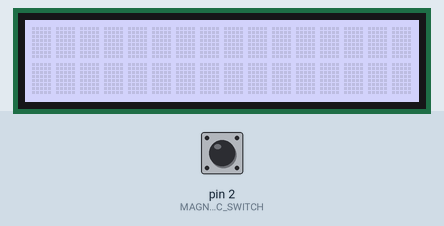
Recording of a sketch running on a simulated Arduino Uno, built with avr-gcc and run on an emulated ATmega328P. On the bench: 16×2 character LCD. Inputs (shaded band) come from the test bench; at power-on: pin 2 (MAGNECTIC_SWITCH) LOW. What the sketch prints to the serial monitor is not drawn.

Above: at 1.2 s.
1.3 s: pin 2 (MAGNECTIC_SWITCH) pulled HIGH for 0.15 s
At 2.5 s:
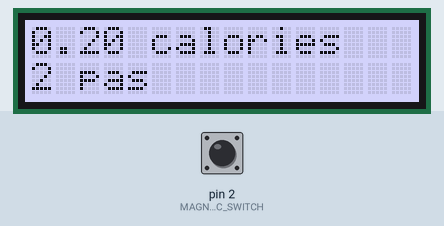
2.9 s: pin 2 (MAGNECTIC_SWITCH) pulled HIGH for 1 s
At 3.7 s:
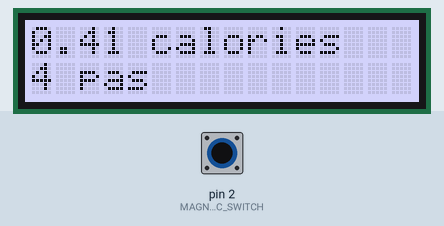
5.4 s: pin 2 (MAGNECTIC_SWITCH) pulled HIGH for 0.15 s
At 6.6 s:
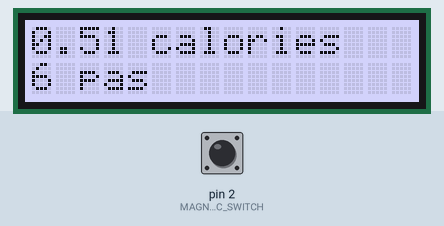
7.0 s: pin 2 (MAGNECTIC_SWITCH) pulled HIGH for 1 s
At 8.0 s:
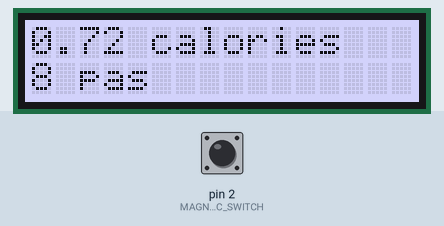
Timing chart, 0 to 10.0 s (numbered marks = the images above; inputs shaded):
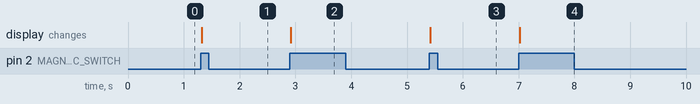

Measured:
- after the input at 1.3 s, the display: changes at once (image 1)
- after the input at 2.9 s, the display: changes at once (image 2)
- after the input at 5.4 s, the display: changes at once (image 3)
- after the input at 7.0 s, the display: changes at once (image 4)

The sketch:

test_ILS.ino
```cpp
#include <rgb_lcd.h>

/*******************************************************************************/

/*macro definitions of magnetic pin and LED pin*/
#define MAGNECTIC_SWITCH 2
#define COURSE 0.074 //mètre
#define FROTTEMENT_VISQUEUX 19554

float calculate_energy(float t);

String previous = "Eteint";

float energy = 0;
int last_time = 0;
int this_time = 0;
int duration = 0;
int pas = 0;

rgb_lcd lcd;

void setup()
{
    pinsInit();
    Serial.begin(9600);
    lcd.begin(16, 2);
    lcd.setRGB(200, 200, 255);
}

void loop()
{
    if (isNearMagnet())//if the magnetic switch is near the magnet?
    {
       if (previous == "Eteint") {
          previous = "Activé";

          if (millis() - this_time >= 1000) { //vérifie qu'il s'agit d'un pas et pas d'un parasite
            pas += 2; //incrémente le compteur de pas

            last_time = this_time; //vide la variable "temps actuel" de la dernière valeur et la met dans "ancien temps"
            this_time = millis(); //met la variable "temps actuel" au temps écoulé depuis le début du programme
            duration = this_time - last_time; //calcule le temps qu'a duré le pas
            energy = energy + calculate_energy(duration/1000); //calcule l'energie dépensée depuis le début du programme grâce à la fonction dédiée

            lcd.setCursor(0, 0); //affiche le résultat à l'écran en écrasant l'ancienne écriture
            lcd.print(energy) ;
            lcd.print(" calories ");

            lcd.setCursor(0, 1);
            lcd.print(pas);
            lcd.print(" pas");
            Serial.print(pas);
        }
       }
    }
    else
    {
      if (previous == "Activé") {
          previous = "Eteint";
      }
    }
}
void pinsInit()
{
    pinMode(MAGNECTIC_SWITCH, INPUT);
}

/*If the magnetic switch is near the magnet, it will return ture, */
/*otherwise it will return false                                */
boolean isNearMagnet()
{
    int sensorValue = digitalRead(MAGNECTIC_SWITCH);
    if (sensorValue == HIGH)//if the sensor value is HIGH?
    {

        return true;//yes,return ture
    }
    else
    {

        return false;//no,return false
    }
}

/*Calcule l'energie dépensée au cours d'un pas */
float calculate_energy(float t)
{

  float time_for_one_step = t / 2;
  float speed_a_step = COURSE / time_for_one_step;
  float power_a_step = FROTTEMENT_VISQUEUX * (speed_a_step * speed_a_step);
  float energy_a_step = power_a_step * t;
  float energy = energy_a_step * 2;
  float energy_in_Cal = energy / 4180;
  return energy_in_Cal;

}
```
